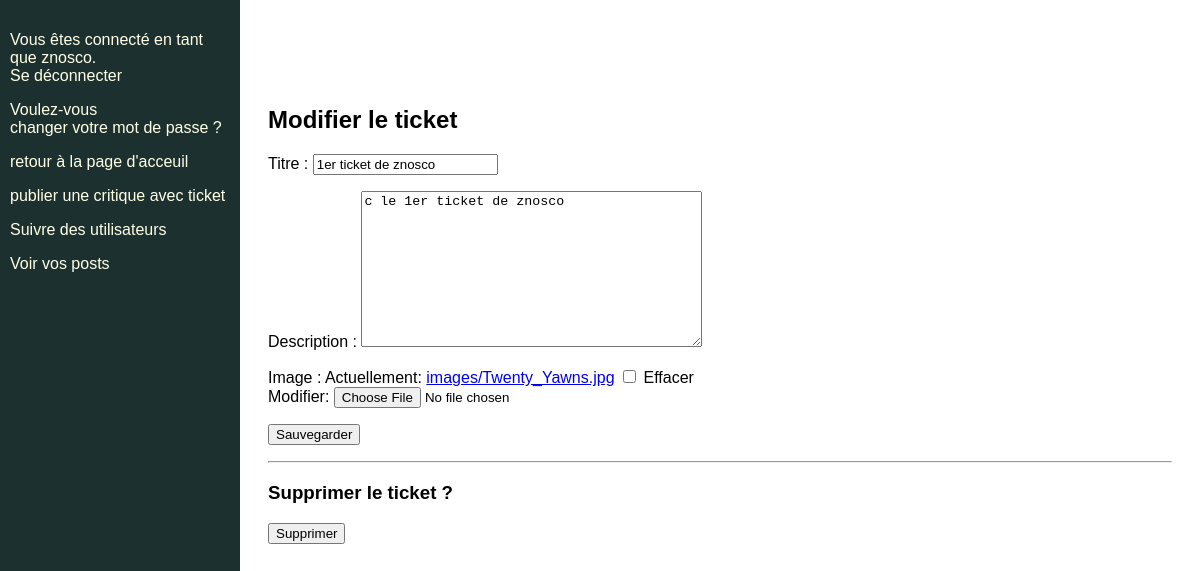
Page /ticket/33/edit (signed in) on the committed database.
### authentication/models.py (models this page shows)
class User(AbstractUser):
    SUBSCRIBER = 'SUBSCRIBER'
    ROLE_CHOICES = (
        (SUBSCRIBER, 'Abonné')
)
    profile_photo = models.ImageField(verbose_name='photo de profil')
    follows = models.ManyToManyField(
    'self',
    symmetrical=False,
    verbose_name='suit',
)

### ticket/models.py (models this page shows, shortened)
class Ticket(models.Model):
    IMAGE_MAX_SIZE = (100, 100)
    title = models.CharField(max_length=96)
    description = models.TextField(max_length=2048)
    image = models.ImageField(upload_to='images', null=True, blank=True)
    author = models.ForeignKey(settings.AUTH_USER_MODEL, on_delete=models.CASCADE)
    time_created = models.DateTimeField(auto_now_add=True)

### ticket/views.py (the view, shortened to what this page needs)
# urls.py: path('ticket/<int:ticket_id>/edit', ticket.views.edit_ticket, name='edit_ticket'),
@login_required
def edit_ticket(request, ticket_id):
    ticket = get_object_or_404(Ticket, id=ticket_id)
    edit_ticket_form = forms.CreateTicket(instance=ticket)
    delete_ticket_form = forms.DeleteTicketForm()
    context = {
        'edit_ticket_form': edit_ticket_form,
        'delete_ticket_form': delete_ticket_form,
    }
    return render(request, 'ticket/edit_ticket.html', context=context)

### ticket/forms.py
class CreateTicket(ModelForm):
    edit_ticket_form = BooleanField(widget=HiddenInput, initial=True)
    class Meta:
        model = Ticket
        fields = ['title', 'description', 'image']
        labels = {
            'title': 'Titre',
            'description':'Description',
            'image': 'Image',
        }

class DeleteTicketForm(Form):
    delete_ticket_form = BooleanField(widget=HiddenInput, initial=True)

### ticket/templates/ticket/edit_ticket.html (shortened to what this page needs)
{% extends 'base.html' %}
{% block content %}
    <h2>Modifier le ticket</h2>
    <form method="post">
        {{ edit_ticket_form.as_p }}
        <button type="submit" >Sauvegarder</button>
    </form>
    <hr>
    <h3>Supprimer le ticket ?</h3>
    <form method="post">
        <button type="submit" >Supprimer</button>
    </form>
{% endblock content %}

### templates/base.html (shortened to what this page needs)
{% load static %}
<html>
    <head>
        <link rel="stylesheet" href="{% static 'app.css' %}">
    </head>
    <body>
        <h1>CritBooks</h1>
            <div class="sidebar">
                {%  if user.is_authenticated %}
                    <p>Vous êtes connecté en tant que {{ user }}. <a href="{% url 'logout' %}">Se déconnecter</a></p>
                    <p>Voulez-vous <a href="{% url 'password_change' %}">changer votre mot de passe ?</a></p>
                    <p><a href="{% url 'home' %}">retour à la page d'acceuil</a></p>
                    <p><a href="{% url 'critique_and_review' %}">publier une critique avec ticket</a></p>
                    <p><a href="{% url 'follow_users' %}">Suivre des utilisateurs</a></p>
                    <p><a href="{% url 'my_posts' %}">Voir vos posts</a></p>
                {% endif %}
            </div>
                <div class="main">
                    {% block content %}{% endblock content %}
                </div>
    </body>
</html>

### static/app.css (style rules this page uses)
html { font-family: Arial; }
.sidebar { height: 100%; width: 220px; position: fixed; z-index: 1; top: 0; left: 0; background-color: #1d3030; color: #ffffe6; overflow-x: hidden; padding-top: 15px; padding-left: 10px; padding-right: 10px; }
.sidebar a { text-decoration: none; color: #ffffe6; display: block; }
.main { margin-left: 240px; padding: 20px; }

### rows in the picture
User: username "znosco"
Ticket: title "1er ticket de znosco", description "c le 1er ticket de znosco"
